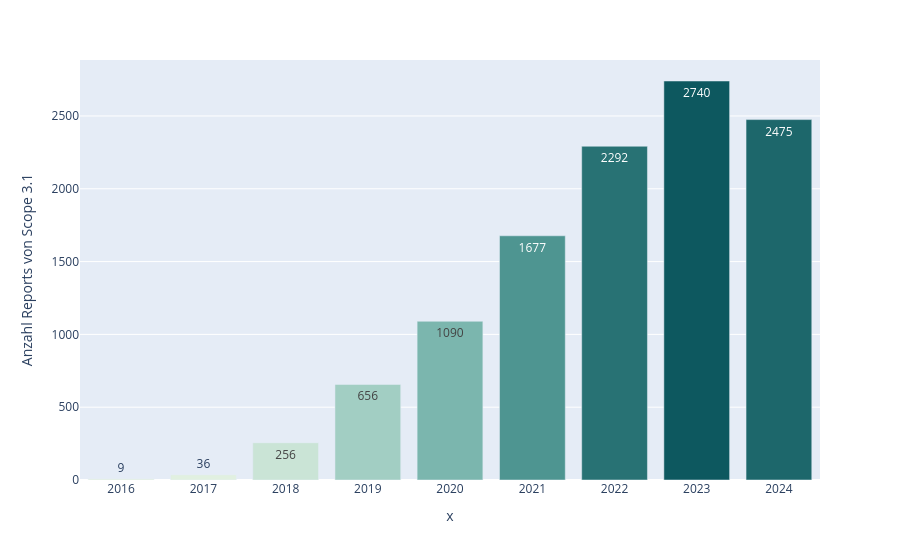

Write notebook code for a chart like this one.
### Code cell
import plotly.express as px

# figure out the desired Scope 3.1 purchased goods and services value and how it was reported
scope3_1_count_per_year: pd.Series = (
    all_historic_frame["TR.UpstreamScope3PurchasedGoodsAndServices"].notna().groupby(level=1).sum()
)
fig = px.bar(
    scope3_1_count_per_year,
    x=scope3_1_count_per_year.index,
    y="TR.UpstreamScope3PurchasedGoodsAndServices",
    color="TR.UpstreamScope3PurchasedGoodsAndServices",
    color_continuous_scale="mint",
    text_auto=True,
    labels={
        "TR.UpstreamScope3PurchasedGoodsAndServices": "Anzahl Reports von Scope 3.1",
        "Date": "Jahr",
    }
)
fig.update_coloraxes(showscale=False)
fig.write_image(FIGURE_SCOPE31_OVER_YEARS, format='svg')
fig.show()

### Figure 1 — Plotly figure (JSON) as saved in the notebook; plotly's stock layout.template omitted (floating-point values rounded to 4 significant figures)
{"data": [{"hovertemplate": "x=%{x}<br>Anzahl Reports von Scope 3.1=%{marker.color}<extra></extra>", "legendgroup": "", "marker": {"color": [9, 36, 256, 656, 1090, 1677, 2292, 2740, 2475], "coloraxis": "coloraxis", "pattern": {"shape": ""}}, "name": "", "orientation": "v", "showlegend": false, "textposition": "auto", "texttemplate": "%{y}", "x": ["2016-01-01T00:00:00", "2017-01-01T00:00:00", "2018-01-01T00:00:00", "2019-01-01T00:00:00", "2020-01-01T00:00:00", "2021-01-01T00:00:00", "2022-01-01T00:00:00", "2023-01-01T00:00:00", "2024-01-01T00:00:00"], "xaxis": "x", "y": [9, 36, 256, 656, 1090, 1677, 2292, 2740, 2475], "yaxis": "y", "type": "bar"}], "layout": {"xaxis": {"anchor": "y", "domain": [0.0, 1.0], "title": {"text": "x"}}, "yaxis": {"anchor": "x", "domain": [0.0, 1.0], "title": {"text": "Anzahl Reports von Scope 3.1"}}, "coloraxis": {"colorbar": {"title": {"text": "Anzahl Reports von Scope 3.1"}}, "colorscale": [[0.0, "rgb(228, 241, 225)"], [0.1667, "rgb(180, 217, 204)"], [0.3333, "rgb(137, 192, 182)"], [0.5, "rgb(99, 166, 160)"], [0.6667, "rgb(68, 140, 138)"], [0.8333, "rgb(40, 114, 116)"], [1.0, "rgb(13, 88, 95)"]], "showscale": false}, "legend": {"tracegroupgap": 0}, "margin": {"t": 60}, "barmode": "relative"}}
